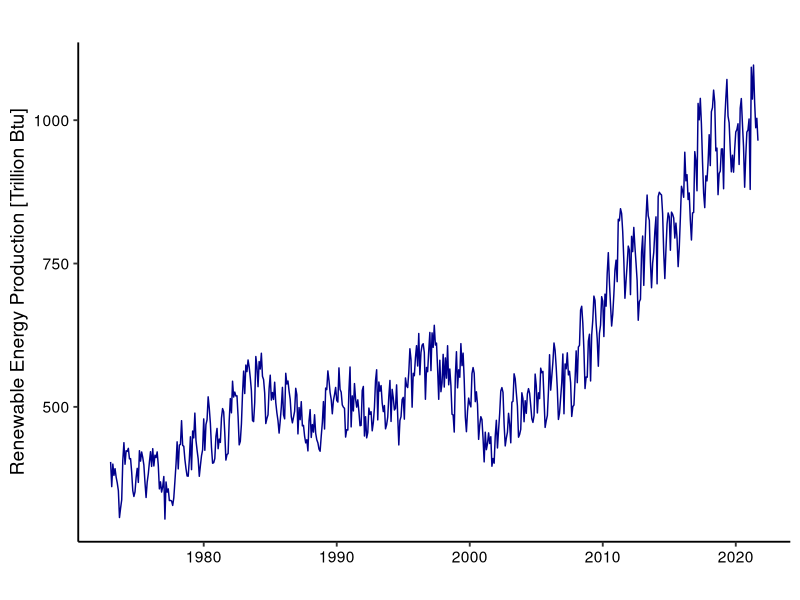
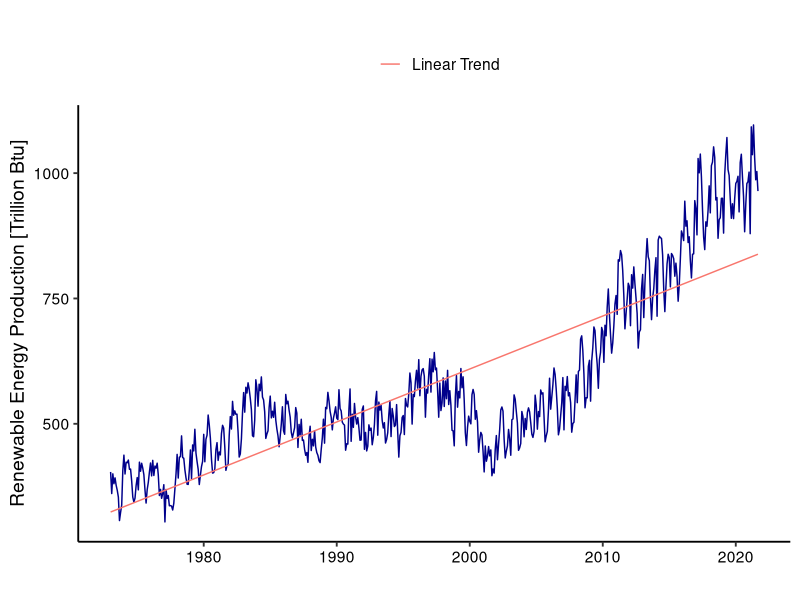
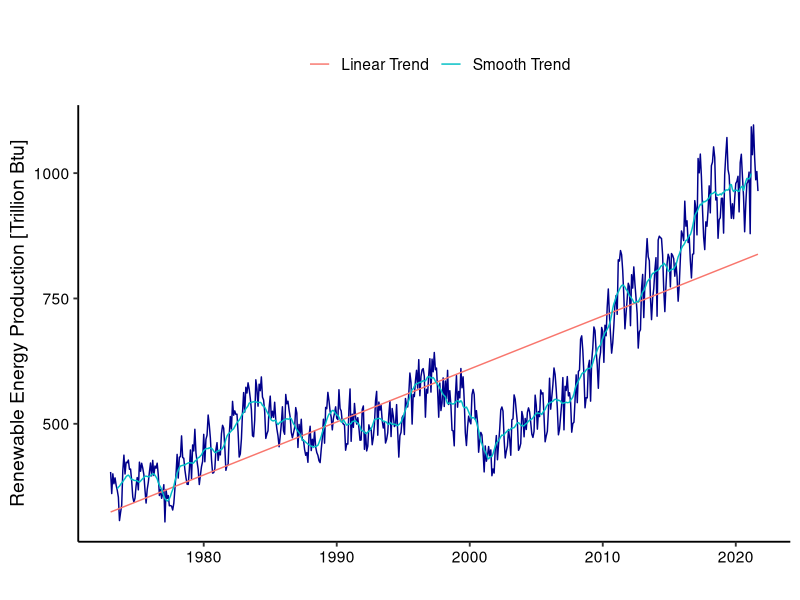
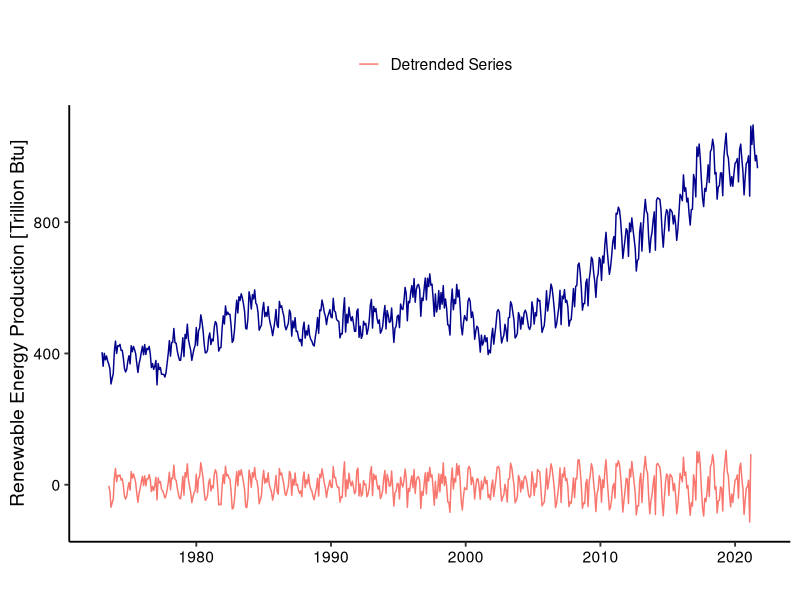
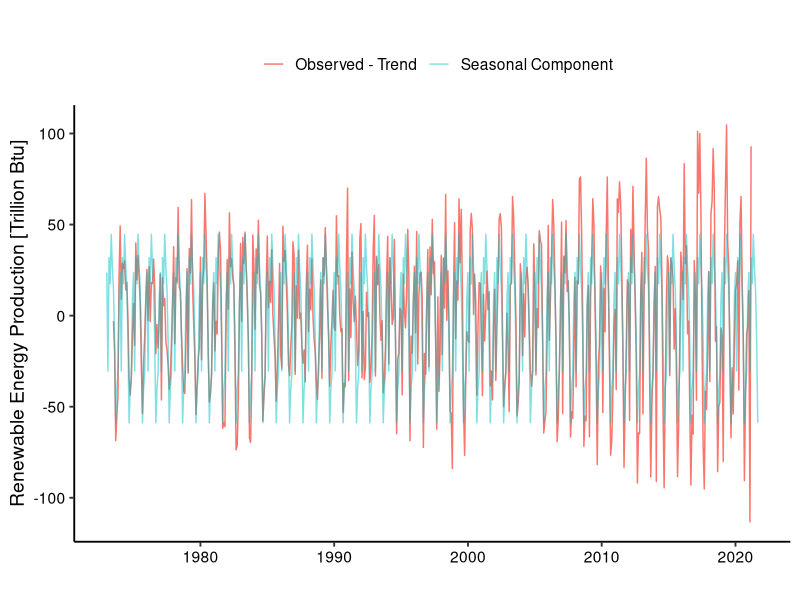
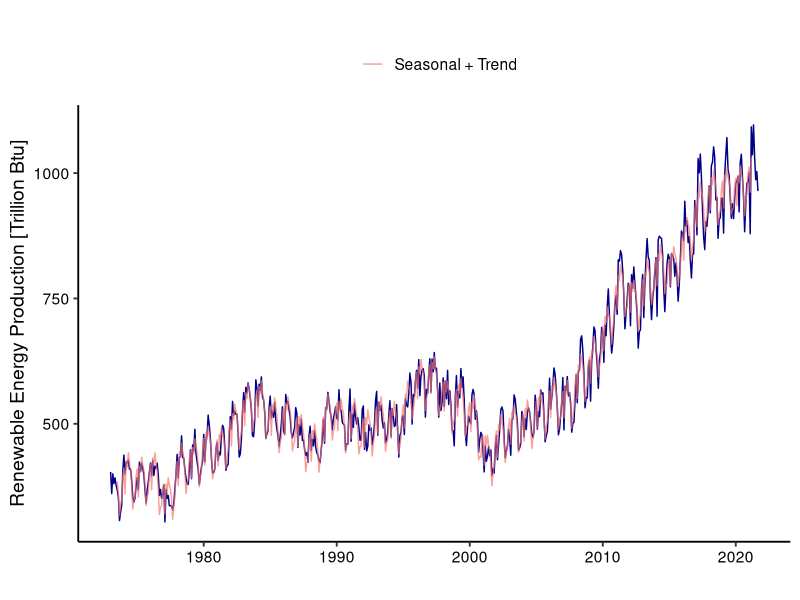
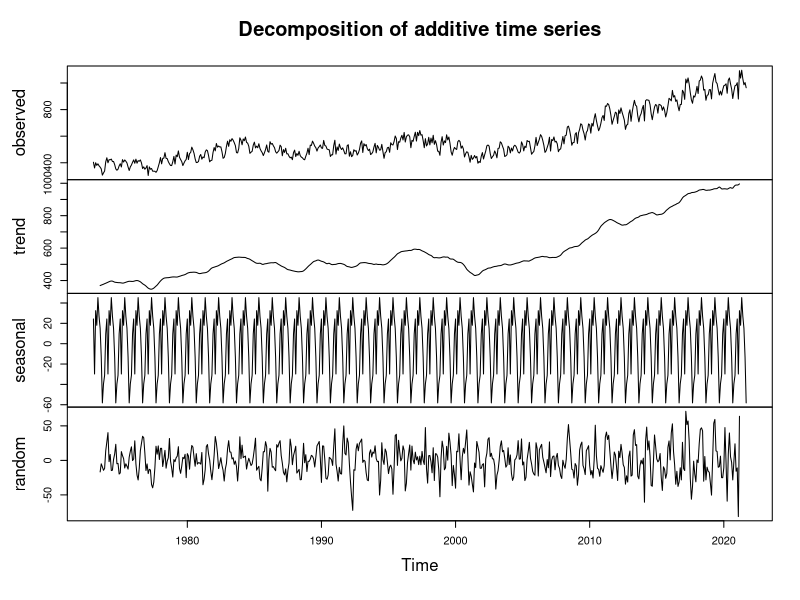
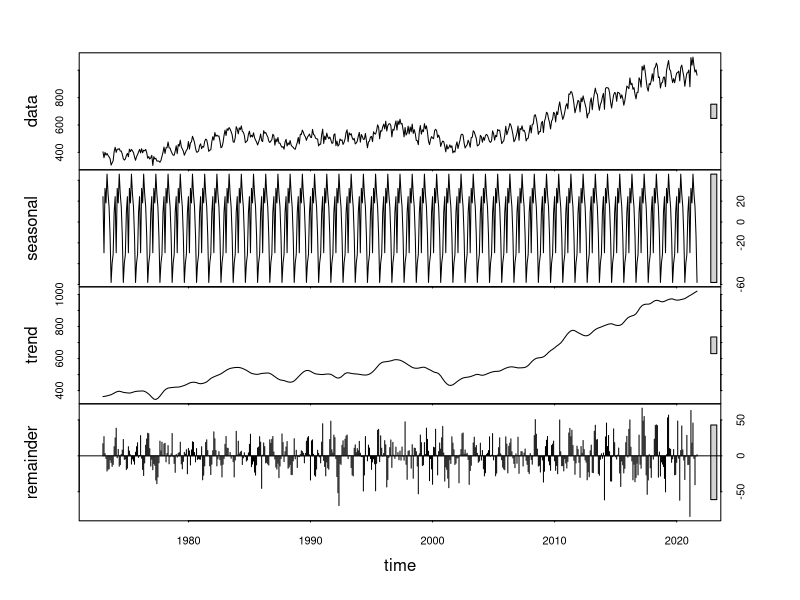

The R script that drew these images, in order:
## ---- chunk 1
library(tidyverse)
library(lubridate)
library(forecast)

mytheme <- theme_classic(base_size = 14) +
  theme(axis.text = element_text(color = "black"), 
        legend.position = "top") 
theme_set(mytheme)
## ---- chunk 2

#Importing time series data from csv file#
original_data <- read.csv("./Data/Processed/RenewableEnergy.csv")

nobs <- nrow(original_data)
head(original_data,10)

## ---- chunk 3
year1 <- year(original_data$Date[1])
month1 <- month(original_data$Date[1])
ts_original_data <- ts(original_data$Renewable.Energy,start=c(year1,month1),frequency=12) 
ts_original_data
## ---- chunk 4

autoplot(ts_original_data, color="darkblue") +
    ylab("Renewable Energy Production [Trillion Btu]") +
    xlab("")
  

## ---- chunk 5
#create vector t
t <- c(1:nobs)

#combine t and original into one data frame
data <- data.frame("t"=t,"original"=original_data$Renewable.Energy)

#Fit a linear trend to TS, lm function needs a data frame object
linear_trend_model=lm(original~t,data)  
summary(linear_trend_model)

#first coefficient is the intercept term or beta0
beta0=as.numeric(linear_trend_model$coefficients[1])  

#second coefficient is the slope or beta1
beta1=as.numeric(linear_trend_model$coefficients[2])  

## ---- chunk 6
#create linear trend series
linear_trend <- (beta0+beta1*t)
ts_linear_trend <- ts(linear_trend,start=c(year1,month1),frequency=12) 

#visualize the trend on observed data
autoplot(ts_original_data, color="darkblue") +
  autolayer(ts_linear_trend,series="Linear Trend") +
  ylab("Renewable Energy Production [Trillion Btu]") +
  xlab("") +
  labs(color="")

## ---- chunk 7

order <- 6 #frequency = 12
smooth_trend <- array(NA,nobs)
for(t in (order+1):(nobs)){
  smooth_trend[t] = mean(original_data$Renewable.Energy[(t-order+1):(t+order)])
}
  
ts_smooth_trend <- ts(smooth_trend,start=c(year1,month1),frequency=12) 

autoplot(ts_original_data, col="darkblue") +
  autolayer(ts_linear_trend,series="Linear Trend" ) +
  autolayer(ts_smooth_trend,series="Smooth Trend" ) +
  ylab("Renewable Energy Production [Trillion Btu]") +
  xlab("") +
  labs(color="")

## ---- chunk 8
#Create detrended series from linear trend
detrend_linear <- original_data$Renewable.Energy-(beta0+beta1*data$t)   
year1 <- year(original_data$Date[1])
month1 <- month(original_data$Date[1])
ts_detrend_linear <- ts(detrend_linear,start=c(year1,month1),frequency=12) 

#Create detrended series from rolling average trend - that the we will use
detrend_smooth <- original_data$Renewable.Energy - smooth_trend
ts_detrend_smooth <- ts_original_data-ts_smooth_trend

autoplot(ts_original_data, col="darkblue") +
  autolayer(ts_detrend_smooth,series="Detrended Series" ) +
  ylab("Renewable Energy Production [Trillion Btu]") +
  xlab("") +
  labs(color="")
## ---- chunk 9
#First create the seasonal dummies
dummies <- seasonaldummy(ts_detrend_smooth)  #this function only accepts ts object

#Then fit a linear model to the seasonal dummies
seas_means_model=lm(detrend_smooth~dummies)
summary(seas_means_model)

#Look at the regression coefficient. These will be the values of Beta

#Store regression coefficients
beta_int=seas_means_model$coefficients[1]
beta_coeff=seas_means_model$coefficients[2:12]



## ---- chunk 10
#compute seasonal component
seas_component=array(0,nobs)
for(i in 1:nobs){
  seas_component[i]=(beta_int+beta_coeff%*%dummies[i,])
}

#Transform into a ts object
ts_seasonal_component <- ts(seas_component,start=c(year1,month1),frequency=12) 

#Understanding what we did
autoplot(ts_detrend_smooth,series="Observed - Trend") +
  autolayer(ts_seasonal_component,series="Seasonal Component",alpha=0.5) +
  ylab("Renewable Energy Production [Trillion Btu]") +
  xlab("") +
  labs(color="")

## ---- chunk 11
#Create seasonal + trend object
ts_seasonal_trend <- ts_seasonal_component + ts_smooth_trend 

#Understanding what we did
autoplot(ts_original_data, color="darkblue") +
  autolayer(ts_seasonal_trend,series="Seasonal + Trend", alpha=0.7) +
  ylab("Renewable Energy Production [Trillion Btu]") +
  xlab("") +
  labs(color="")

## ---- chunk 12
decompose <- decompose(ts_original_data) 
plot(decompose)

## ---- chunk 13
decompose <- stl(ts_original_data,s.window="periodic")
plot(decompose)
## ---- chunk 14
fit <- stl(ts_original_data,s.window="periodic")

original_forecast <- forecast(fit, h=48)

autoplot(original_forecast) + 
  ylab("Renewable Energy Production [Trillion Btu]") + 
  ggtitle("Forecast with Seasonal Trend Model")

